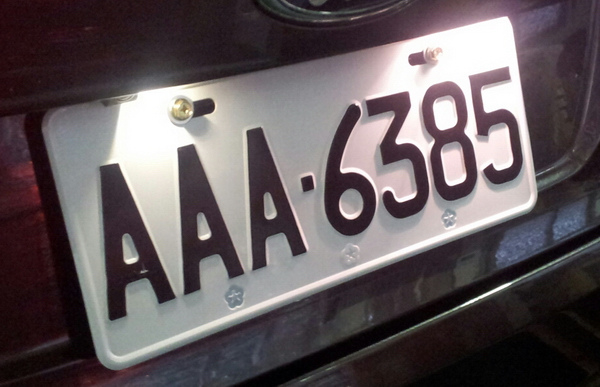
#> input picture img/car.jpg, 600 x 387 px
$ python sobelANDscharr.py   (older library calls are emulated)
#> lines starting #> are read from the running program, lines starting #| are printed output that depends on the picture
import cv2
import numpy as np
from matplotlib import pyplot as plt

img = cv2.imread('./img/car.jpg', 0)
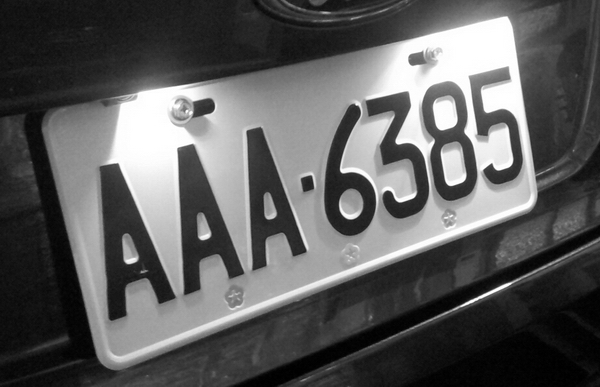
#> img: shape (387, 600); min 0, max 255, mean 92.3

scharr = cv2.Scharr(img,cv2.CV_8U, 0, 1)
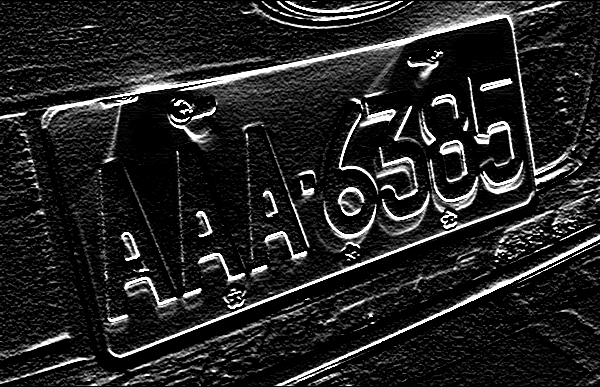
#> scharr: shape (387, 600); min 0, max 255, mean 35.8
scharrx = cv2.Scharr(img,cv2.CV_64F, 1, 0)
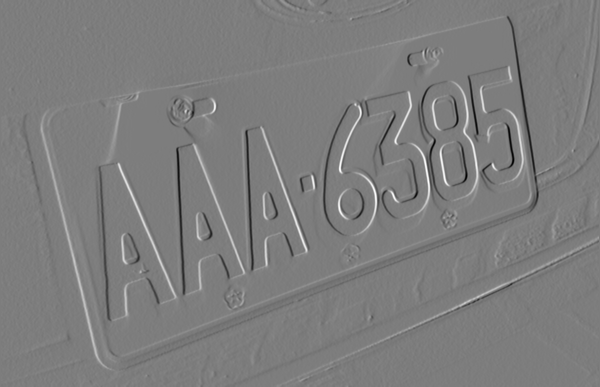
#> scharrx: shape (387, 600) float64; min -3062, max 3158, mean 0.8; drawn with min black and max white
scharrx = cv2.convertScaleAbs(scharrx)
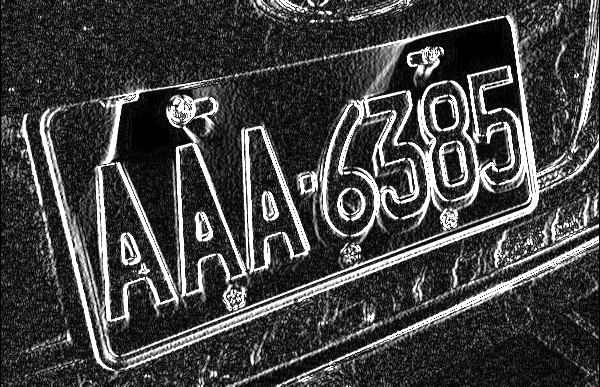
#> scharrx: shape (387, 600); min 0, max 255, mean 66.8
scharry = cv2.Scharr(img,cv2.CV_64F, 0, 1)
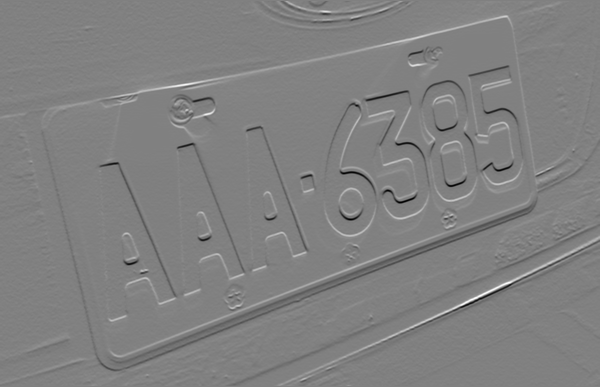
#> scharry: shape (387, 600) float64; min -3264, max 3191, mean -1.4; drawn with min black and max white
scharry = cv2.convertScaleAbs(scharry)
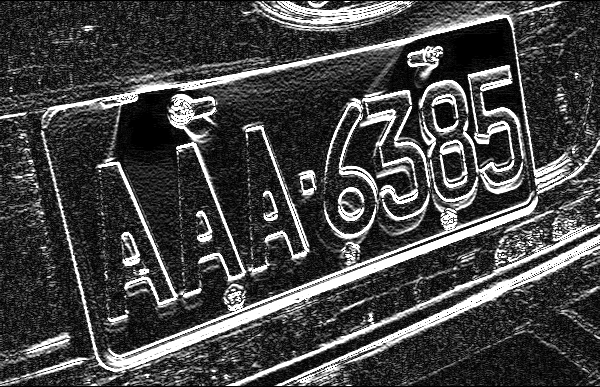
#> scharry: shape (387, 600); min 0, max 255, mean 69
scharrxy = cv2.addWeighted(scharrx, 0.5, scharry, 0.5, 0)
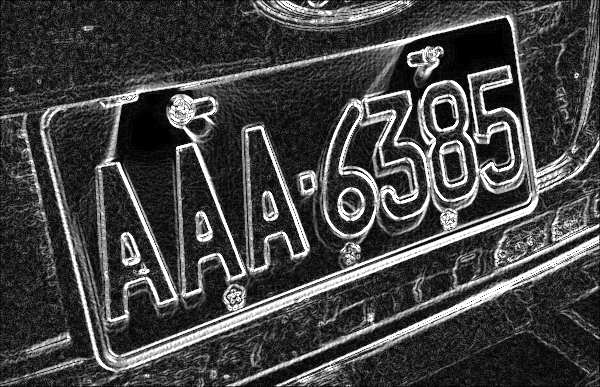
#> scharrxy: shape (387, 600); min 0, max 255, mean 67.9

plt.subplot(221), plt.imshow(scharr, cmap='gray'), plt.title('scharr')
plt.subplot(222), plt.imshow(scharrx, cmap='gray'), plt.title('scharr x')
plt.subplot(223), plt.imshow(scharry, cmap='gray'), plt.title('scharr y')
plt.subplot(224), plt.imshow(scharrxy, cmap='gray'), plt.title('Scharr XY')

plt.show()

$ run again, with img/peoplefind.jpg copied over img/car.jpg
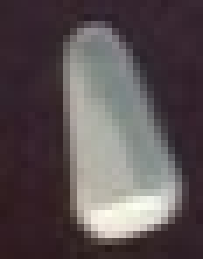
#> input picture img/peoplefind.jpg, 29 x 37 px (shown 7 times larger)
#> `scharrxy = cv2.addWeighted(scharrx, 0.5, scharry, 0.5, 0)`:
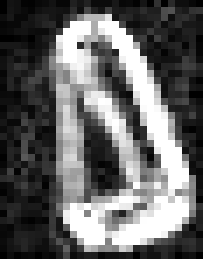
#> scharrxy: shape (37, 29) (shown 7 times larger); min 0, max 255, mean 99.2
